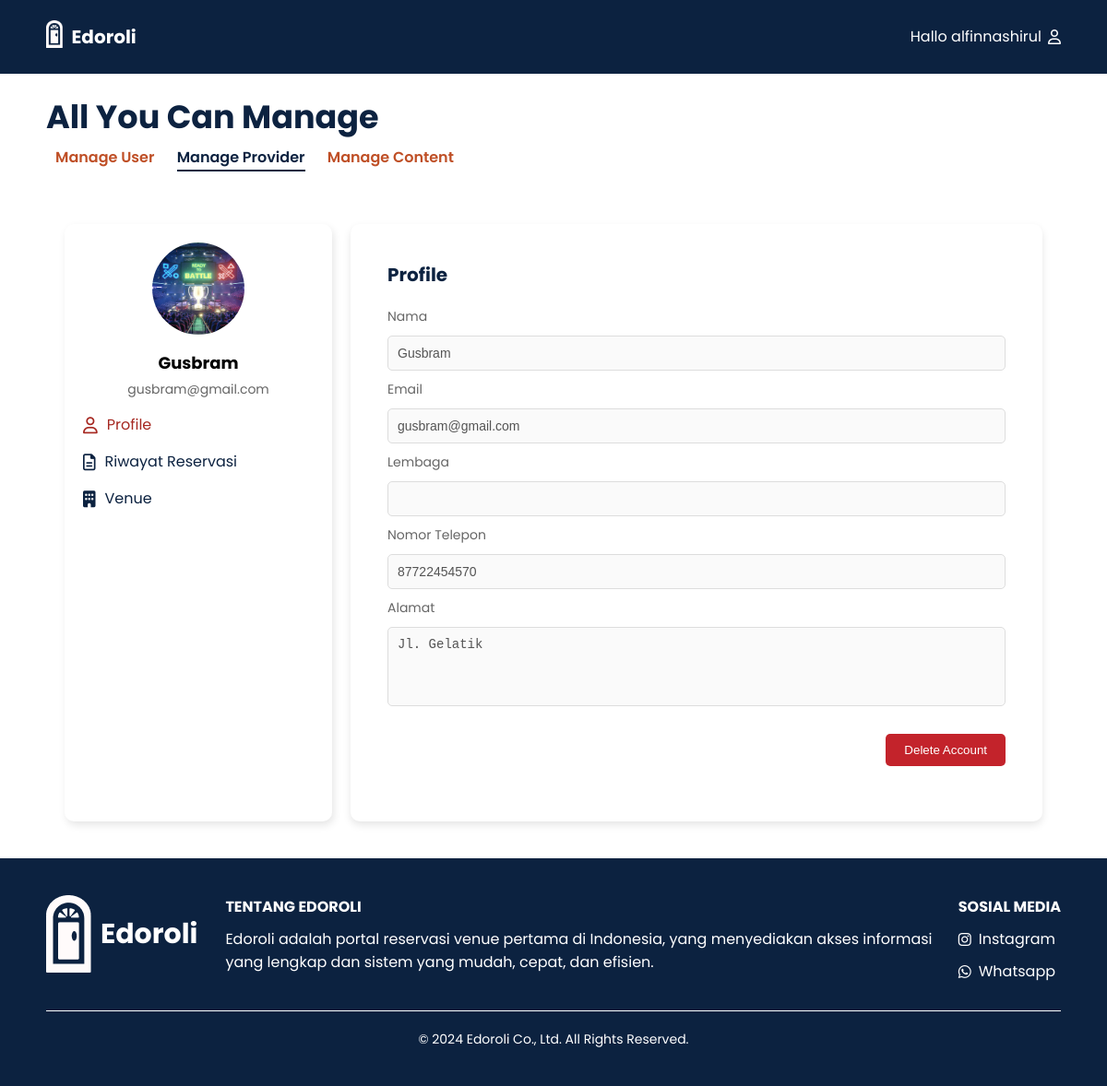
/Edorolli/Admin/prov_detail.php?id=1 (signed in), run on the app's committed database.
### tables this page shows
CREATE TABLE `provider` (
  `id_provider` int(10) NOT NULL,
  `gmail` varchar(30) DEFAULT NULL,
  `username` varchar(30) DEFAULT NULL,
  `lembaga` varchar(200) NOT NULL,
  `password` varchar(255) DEFAULT NULL,
  `nomorhp` bigint(18) DEFAULT NULL,
  `alamat` varchar(255) DEFAULT NULL
);

### Edorolli/Admin/prov_detail.php (the view, shortened to what this page needs)
<?php
$conn = connectDatabase();
$provider_id = $_GET['id'];
$sql = "SELECT * FROM provider WHERE id_provider = ?";
$stmt = $conn->prepare($sql);
$stmt->bind_param("i", $provider_id);
$stmt->execute();
$result = $stmt->get_result();
$user = $result->fetch_assoc();
?>
<!DOCTYPE html>
<html lang="en">
<head>
  <link rel="stylesheet" href="https://cdnjs.cloudflare.com/ajax/libs/font-awesome/6.0.0-beta3/css/all.min.css" />
  <link rel="stylesheet" href="../css/detail_user.css" />
  <link rel="stylesheet" href="../css/footer.css" />
</head>
<body>
<header>
    <div class="wrapper">
        <div class="logo-nama">
            <div class="logo"><img src="../image/logo.png" alt="Logo"></div>
            <div class="nama_website"><a href="#">Edoroli</a></div>
        </div>
        <div class="menu"><a href="user_manage.php?page=1">Hallo <?php echo $_SESSION['username']; ?><i class="far fa-user"></i></a></div>
    </div>
</header>
<nav class="main-title">
<h1>All You Can Manage</h1>
    <div class="nav-links">
        <a href="user_manage.php?page=1" class="nav-item" id="user">Manage User</a>
        <a href="prov_manage.php?page=1" class="nav-item active" id="provider">Manage Provider</a>
        <a href="content_venue.php" class="nav-item" id="content">Manage Content</a>
    </div>
</nav>
    <main>
      <div class="container">
        <div class="sidebar">
          <div class="profile-info">
            <img src="../image/MLBB.jpg" alt="Profile Picture" />
            <h3><?php echo htmlspecialchars($user['username']); ?></h3>
            <p><?php echo htmlspecialchars($user['gmail']); ?></p>
          </div>
          <nav>
            <ul>
            <li class="active"><a href="prov_detail.php?id=<?php echo $provider_id; ?>"><i class="far fa-user"></i> Profile</a></li>
            <li><a href="prov_riwayatR.php?id=<?php echo $provider_id; ?>"><i class="far fa-file-alt"></i> Riwayat Reservasi</a></li>
            <li><a href="prov_venue.php?id=<?php echo $provider_id; ?>"><i class="fas fa-building"></i> Venue</a></li>
            </ul>
          </nav>
        </div>
        <div class="content">
          <div class="profile-details">
            <h2>Profile</h2>
            <form id="profileForm" action="../php/update_profile.php" method="POST">
              <label for="name">Nama</label>
              <input type="text" id="name" name="name" value="<?php echo htmlspecialchars($user['username']); ?>" disabled/>
              <label for="email">Email</label>
              <input type="email" id="email" name="email" value="<?php echo htmlspecialchars($user['gmail']); ?>" disabled/>
              <label for="gender">Lembaga</label>
              <input type="text" id="gender" name="gender" value="<?php echo htmlspecialchars($user['lembaga']); ?>" disabled/>
              <label for="phone">Nomor Telepon</label>
              <input type="text" id="phone" name="phone" value="<?php echo htmlspecialchars($user['nomorhp']); ?>" disabled/>
              <label for="address">Alamat</label>
              <textarea id="address" name="address" rows="4" disabled><?php echo htmlspecialchars($user['alamat']); ?></textarea>
              <div class="button-group">
                <button type="button" id="editBtn" class="edit-btn" onclick="deleteAccount(<?php echo $provider_id; ?>)">Delete Account</button>
              </div>
            </form>
          </div>
        </div>
      </div>
    </main>
    <?php require_once '../php/footer.php'; ?>
</body>
</html>

### Edorolli/css/detail_user.css (style rules this page uses)
* { text-decoration: none; margin: 0px; padding: 0px; }
body { font-family: "Poppins", sans-serif; margin: 0; padding: 0; background-color: white; }
.wrapper { width: 1100px; margin: auto; align-items: center; }
.nama_website a { font-size: 20px; font-weight: bold; float: left; font-family: "Poppins"; color: #fff; }
.logo img { padding: 22px 10px 0px 0px; vertical-align: center; float: left; max-width: 50px; max-height: 30px; }
.menu { float: right; display: flex; align-items: center; margin-left: auto; }
.menu a { color: #fff; display: flex; align-items: center; }
.menu a i { margin-left: 7px; }
header { width: 100%; margin: auto; display: flex; line-height: 80px; position: sticky; top: 0px; background-color: #0c2240; z-index: 10; justify-content: space-between; align-items: center; }
.main-title { max-width: 1100px; margin: 20px auto; display: flex; flex-direction: column; }
.main-title h1 { font-size: 35px; color: #0c2240; margin-bottom: 5px; }
.main-title a { margin: 0 10px; color: #bf4f26; text-decoration: none; font-size: 18px solid; position: relative; font-weight: 600; }
.nav-item.active { color: #0c2240; }
.nav-item.active::after { content: ""; position: absolute; width: 100%; height: 2px; background-color: #0c2240; left: 0; bottom: -4px; }
main { max-width: 1100px; margin: auto; padding: 20px; box-sizing: border-box; }
.container { display: flex; margin: 20px auto; max-width: 1100px; gap: 20px; }
.sidebar { background-color: #fff; border-radius: 10px; box-shadow: 2px 4px 8px rgba(0.1, 0, 0, 0.1); padding: 20px; width: 250px; }
.profile-info { text-align: center; }
.profile-info img { width: 100px; height: 100px; border-radius: 50%; margin-bottom: 10px; }
.profile-info h3 { font-size: 18px; margin-bottom: 5px; }
.profile-info p { font-size: 14px; color: #666; }
.sidebar nav ul { list-style: none; padding: 0; }
.sidebar nav ul li { margin: 15px 0; }
.sidebar nav ul li a { color: #0c2240; font-size: 16px; display: flex; align-items: center; gap: 10px; }
.sidebar nav ul li a i { font-size: 18px; }
.sidebar nav ul li.active a { color: #a62821; }
.sidebar nav ul li.active a i { color: #a62821; }
.content { flex-grow: 1; background-color: #fff; border-radius: 10px; box-shadow: 0 4px 8px rgba(0, 0, 0, 0.1); padding: 20px; }
.profile-details { margin-bottom: 20px; max-width: 100%; padding: 20px; box-sizing: border-box; }
.profile-details h2 { font-size: 20px; color: #0c2240; margin-bottom: 20px; }
.profile-details form { display: flex; flex-direction: column; gap: 10px; width: 100%; max-width: 800px; }
.profile-details form label { font-size: 14px; color: #666; }
.profile-details form input, .profile-details form textarea { padding: 10px; font-size: 14px; border: 1px solid #ddd; border-radius: 5px; width: 100%; box-sizing: border-box; resize: none; }
.profile-details .edit-btn { background-color: #C3232B; color: #fff; padding: 10px 20px; border: none; border-radius: 5px; cursor: pointer; align-self: flex-end; margin-top: 20px; }
.profile-details .button-group { display: block; gap: 10px; text-align: right; }

### data on the page
provider: username "Gusbram", gmail "gusbram@gmail.com", name "Gusbram", email "gusbram@gmail.com", phone "87722454570", address "Jl. Gelatik"

### other printed values
$_SESSION['username'] "alfinnashirul"
